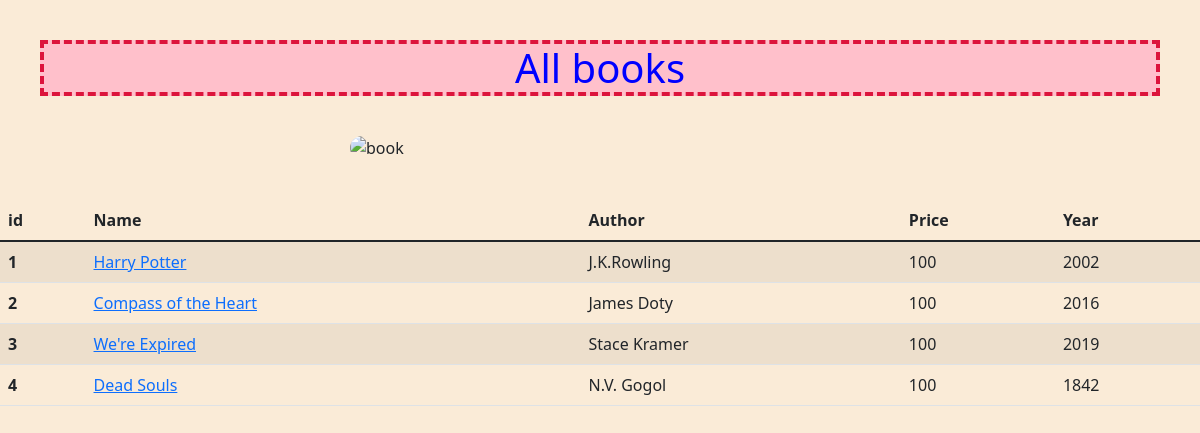
The app's page /app/all_books/ with its own data.
### app/models.py (models this page shows, shortened)
class Book(models.Model):
    name = models.CharField(max_length=255)
    author_name = models.CharField(max_length=255, blank=True, null=True)
    year = models.IntegerField(blank=True, null=True)
    price = models.IntegerField()

### app/views.py (the view)
# urls.py: path('all_books/', views.all_books, name='all_books'),
def all_books(request):
    books = models.Book.objects.all()
    context = {
        'books': books,
    }
    return render(request, 'all_books.html', {'context': context})

### app/templates/all_books.html (shortened to what this page needs)
{% extends 'base.html' %}
{% block content %}
<h1 class="all-books-title">All books</h1>
<div class="img-container">
    <img alt='book' src="https://www.ukrgate.com/eng/wp-content/uploads/2021/02/The-Ukrainian-Book-Institute-Purchases-380.9-Thousand-Books-for-Public-Libraries1.jpeg" width="500">
</div>
    <table class="book-table table table-striped table-hover">
    <thead>
    <tr>
        <th scope="col">id</th>
        <th scope="col">Name</th>
        <th scope="col">Author</th>
        <th scope="col">Price</th>
        <th scope="col">Year</th>
    </tr>
    </thead>
    <tbody>
    {% for book in context.books %}
        <tr>
            <th scope="row">{{ book.id }}</th>
            <td><a target="_blank" href={% url 'book' book_id=book.id %}>{{ book.name }}</a></td>
            <td>{{ book.author_name }}</td>
            <td>{{ book.price }}</td>
            <td>{{ book.year }}</td>
        </tr>
    {% endfor %}
    </tbody>
</table>
{% endblock %}

### app/templates/base.html (shortened to what this page needs)
{% load static %}
<!DOCTYPE html>
<html lang="en">
<head>
    <link href="https://cdn.jsdelivr.net/npm/bootstrap@5.1.3/dist/css/bootstrap.min.css" rel="stylesheet"></head>
    <link rel="stylesheet" type="text/css" href="{% static 'style.css' %}">
<body>
{% block content %}{% endblock %}
</body>
</html>

### app/static/style.css (style rules this page uses)
.all-books-title { color: blue; text-align: center; margin: 40px; background-color: pink; border: 4px dashed crimson; }
.img-container { display: flex; justify-content: center; }
img { border-radius: 40px; }
body { background-color: antiquewhite; }
.book-table { margin-top: 40px; }

### records on screen
Book: id "1", name "Harry Potter", author_name "J.K.Rowling", price "100", year "2002"
Book: id "2", name "Compass of the Heart", author_name "James Doty", price "100", year "2016"
Book: id "3", name "We're Expired", author_name "Stace Kramer", price "100", year "2019"
Book: id "4", name "Dead Souls", author_name "N.V. Gogol", price "100", year "1842"
